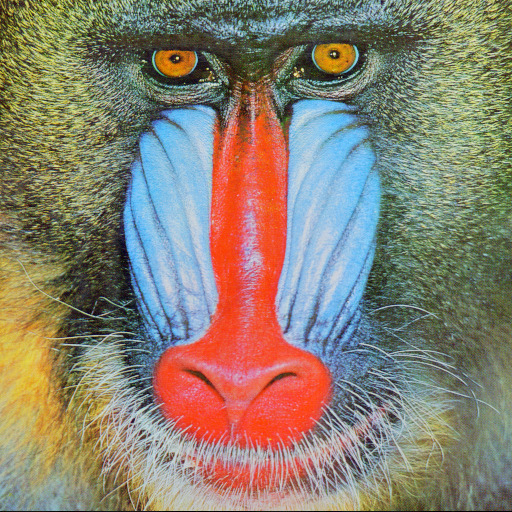
%> input picture HW4/baboon.jpg, 512 x 512 px
$ octave r10943181_hw4.m   (GNU Octave 9; MATLAB toolbox functions it lacks are replaced by stand-ins)
%> lines starting %> are read from the running program, lines starting %| are printed output that depends on the picture

A = imread('baboon.jpg');
%> A is the input picture: size 512x512x3 uint8; mean R, G, B 137.4, 128.9, 113.1
B = imread('bell_peper.jpg');
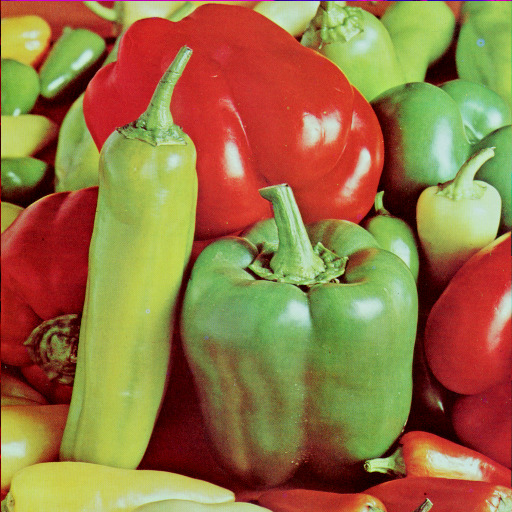
%> input picture HW4/bell_peper.jpg, 512 x 512 px
%> B is the input picture: size 512x512x3 uint8; mean R, G, B 149.8, 115.6, 66.6

% B = imread('baboon.jpg');
% B = B*0.5+255.5*0.5;

% adjustable constants
L = 255;
c1 = 1/sqrt(L);
c2 = 1/sqrt(L);

ssim = SSIM(A, B, c1, c2)


function ssim = SSIM(A, B, c1, c2)
%> called with c1 = 0.0626, c2 = 0.0626

    I1_gray = rgb2gray(A);
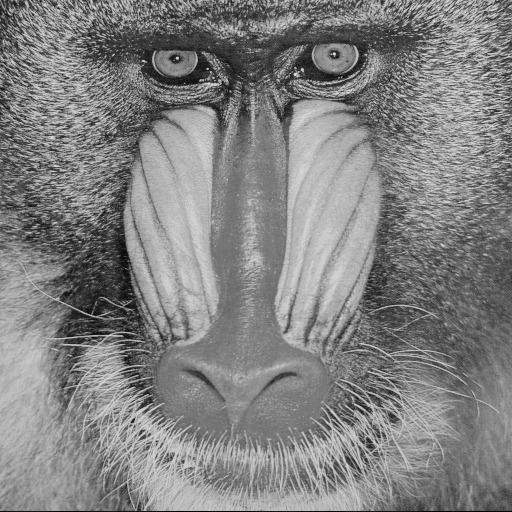
%> I1_gray: size 512x512 uint8; min 0, max 234, mean 129.6
    I2_gray = rgb2gray(B);
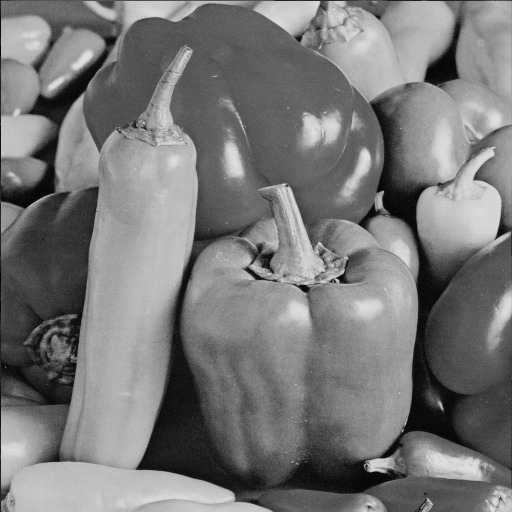
%> I2_gray: size 512x512 uint8; min 1, max 228, mean 120.3
    img1 = double(I1_gray);
    img2 = double(I2_gray);

    % means of x and y
    mean1 = mean((img1), 'all');
%> mean1 = 129.6
    mean2 = mean((img2), 'all');
%> mean2 = 120.3

    % variances of x and y
    [M,N] = size(A);
%> M = 512; N = 1536
    var1 = sum(((img1-mean1).^2), 'all') /(M*N);
%> var1 = 599.7
    var2 = sum(((img2-mean2).^2), 'all') /(M*N);
%> var2 = 965.4

    % covariance of x and y
    conv = sum((img1-mean1).*(img2-mean2), 'all') /(M*N);
%> conv = 33.63

    % SSIM
    L = 255;
    ssim = (2*mean1*mean2+(c1*L)^2)/(mean1^2+mean2^2+(c1*L)^2) * (2*conv+(c2*L)^2)/(var1+var2+(c2*L)^2);
%> ssim = 0.177

    subplot(1,2,1)
    imshow(I1_gray);
    title('image 1');
    subplot(1,2,2)
    imshow(I2_gray);
    title('image 2');
    sgt = sgtitle(['SSIM: ', num2str(ssim)]);
    sgt.FontSize = 20;

end
